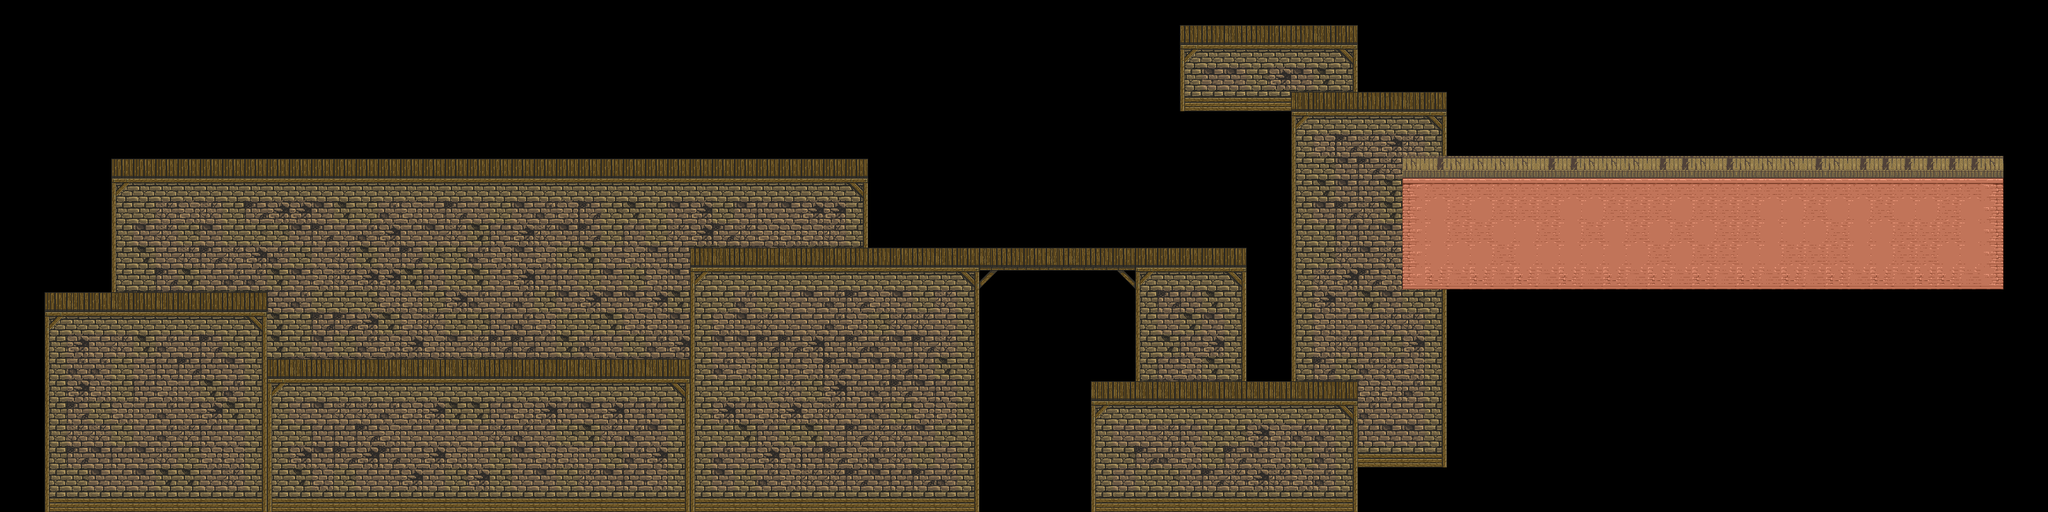

This game map was drawn from its Tiled (.tmx) file and the tilesets committed beside it. A one-line description and the trimmed map source follow:
An orthogonal 92x23 tile map with 32x32 px tiles, 3 tile layers (Tiles3, ...) and 31 objects.

<map version="1.2" tiledversion="1.2.1" orientation="orthogonal" renderorder="right-down" width="92" height="23" tilewidth="32" tileheight="32" infinite="0" nextlayerid="31" nextobjectid="74">
 <tileset firstgid="1" name="hyptosis" tilewidth="32" tileheight="32" tilecount="3600" columns="30">
  <image source="../tileset/hyptosis.png" width="960" height="3840" />
  <terraintypes>
   <terrain name="StoneWall1" tile="505" />
  </terraintypes>
  <tile id="312" terrain="0,0,0,0" />
  <tile id="375" terrain="0,0,0,0" />
  <tile id="402" terrain="0,0,0,0" />
  <tile id="475" terrain=",,,0" />
  <tile id="476" terrain=",,0,0" />
  <tile id="477" terrain=",,0," />
  <tile id="504" terrain=",0,,0" />
  <tile id="505" terrain="0,0,0,0" />
  <tile id="506" terrain="0,,0," />
  <tile id="507" terrain="0,0,0,0" />
  <tile id="534" terrain=",0,," />
  <tile id="535" terrain="0,0,," />
  <tile id="536" terrain="0,,," />
  <tile id="537" terrain="0,0,0,0" />
  <tile id="642" terrain="0,0,0,0" />
  <tile id="882" terrain="0,0,0,0" />
  <tile id="1038" terrain="0,0,0,0" />
  <tile id="1039" terrain="0,0,0,0" />
  <tile id="1068" terrain="0,0,0,0" />
 </tileset>
 <layer id="26" name="Tiles3" width="92" height="23">
  <data>[2116 cells, 32 non-empty, 15 distinct tile ids]</data>
 </layer>
 <layer id="27" width="92" height="23">
  <data>[2116 cells, 514 non-empty, 22 distinct tile ids]</data>
 </layer>
 <layer id="28" width="92" height="23">
  <data>[2116 cells, 676 non-empty, 38 distinct tile ids]</data>
 </layer>
 <objectgroup color="#ffaa00" id="16" name="Ground">
  <object id="1" x="64" y="439" width="317" height="296" />
  <object id="2" x="382" y="536" width="611" height="199" />
  <object id="3" x="994" y="373" width="414" height="361" />
  <object id="4" x="160" y="242" width="1087" height="13" />
  <object id="17" x="1409" y="373" width="381" height="23" />
  <object id="18" x="1569" y="569" width="382" height="22" />
  <object id="19" x="1858" y="152" width="222" height="26" />
  <object id="20" x="1697" y="55" width="254" height="19" />
  <object id="46" x="2017" y="245" width="865" height="33" />
 </objectgroup>
 <objectgroup color="#ff0000" id="30" name="Enemies">
  <object id="50" x="681" y="213">
   <properties>
    <property name="block" type="int" value="1" />
   </properties>
   <polyline points="0,0 259,0" />
  </object>
  <object id="51" x="436" y="514">
   <properties>
    <property name="block" type="int" value="1" />
   </properties>
   <polyline points="0,0 241,1" />
  </object>
  <object id="52" x="1200" y="358">
   <properties>
    <property name="block" type="int" value="2" />
   </properties>
   <polyline points="0,0 455,-1" />
  </object>
  <object id="57" x="2109" y="206">
   <properties>
    <property name="block" type="int" value="3" />
   </properties>
   <polyline points="0,0 153,0" />
  </object>
  <object id="58" x="1755" y="543">
   <properties>
    <property name="block" type="int" value="2" />
   </properties>
   <polyline points="0,0 160,-2" />
  </object>
  <object id="64" x="772" y="514">
   <properties>
    <property name="block" type="int" value="1" />
   </properties>
   <polyline points="0,0 204,0" />
  </object>
  <object id="65" x="244" y="208">
   <properties>
    <property name="block" type="int" value="1" />
   </properties>
   <polyline points="0,0 259,0" />
  </object>
  <object id="66" x="1998" y="112">
   <properties>
    <property name="block" type="int" value="3" />
   </properties>
   <polyline points="0,0 70,0" />
  </object>
  <object id="67" x="2387" y="207">
   <properties>
    <property name="block" type="int" value="3" />
   </properties>
   <polyline points="0,0 259,0" />
  </object>
  <object id="68" x="1841" y="13">
   <properties>
    <property name="block" type="int" value="2" />
   </properties>
   <polyline points="0,0 98,0" />
  </object>
 </objectgroup>
 <objectgroup color="#ff00ff" id="17" name="Ladders">
  <object id="5" x="298" y="257" width="17" height="182" />
  <object id="6" x="585" y="255" width="21" height="281" />
  <object id="7" x="1098" y="255" width="20" height="118">
   <properties>
    <property name="blockBottom" type="int" value="2" />
    <property name="blockTop" type="int" value="1" />
   </properties>
  </object>
  <object id="14" x="1671" y="385" width="23" height="163" />
  <object id="15" x="1735" y="59" width="23" height="298" />
  <object id="16" x="1898" y="60" width="20" height="72">
   <properties>
    <property name="blockBottom" type="int" value="3" />
    <property name="blockTop" type="int" value="2" />
   </properties>
  </object>
  <object id="45" x="2027" y="156" width="20" height="71" />
 </objectgroup>
 <objectgroup id="18" name="Player">
  <object id="47" x="120" y="410">
   <properties>
    <property name="block" type="int" value="1" />
   </properties>
   <point />
  </object>
  <object id="69" x="728" y="523">
   <properties>
    <property name="block" type="int" value="1" />
   </properties>
   <point />
  </object>
  <object id="70" x="999" y="228">
   <properties>
    <property name="block" type="int" value="2" />
   </properties>
   <point />
  </object>
  <object id="72" x="1614" y="552">
   <properties>
    <property name="block" type="int" value="2" />
   </properties>
   <point />
  </object>
  <object id="73" x="2813" y="227">
   <properties>
    <property name="block" type="int" value="3" />
   </properties>
   <point />
  </object>
 </objectgroup>
</map>
